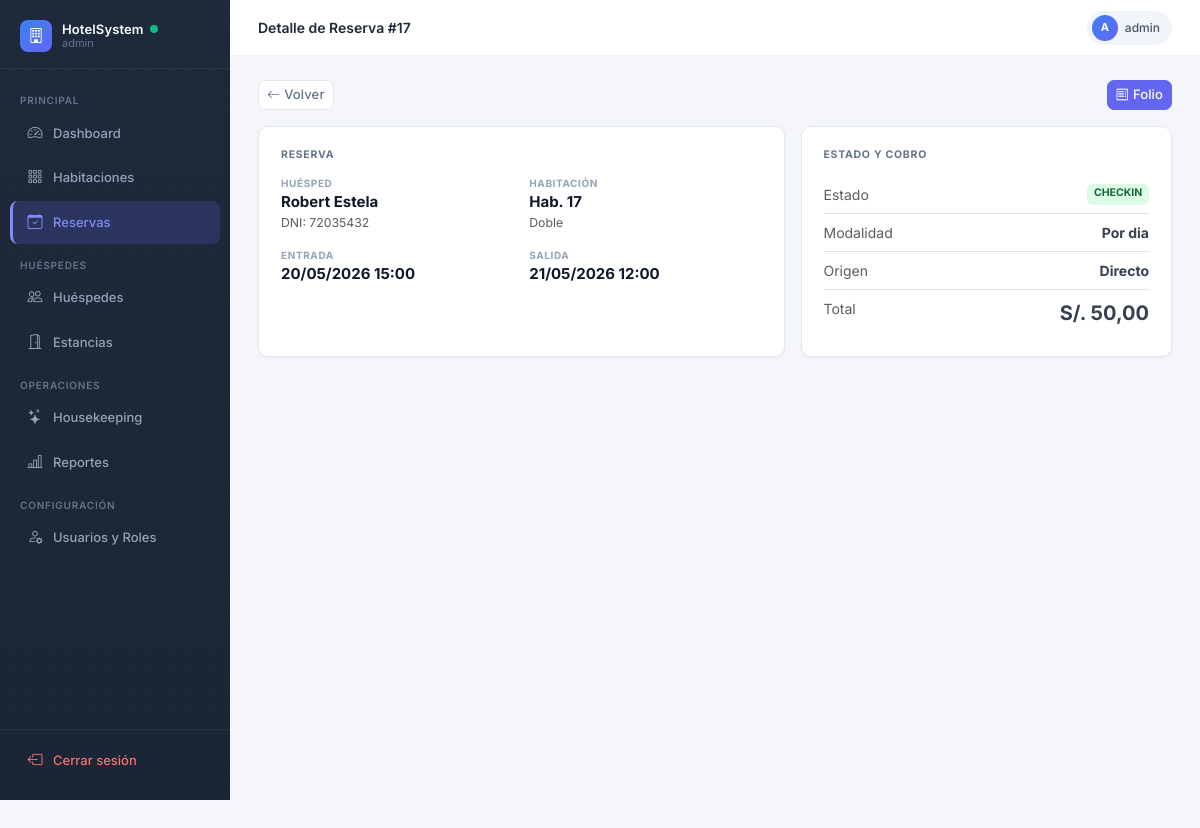
The page /reservas/17/ (signed in) on the database its author committed.
### reservas/models.py (models this page shows, shortened)
class Reserva(models.Model):
    POR_DIA = 'DIA'
    POR_HORA = 'HORA'
    MODALIDAD_CHOICES = [
        (POR_DIA, 'Por dia'),
        (POR_HORA, 'Por horas'),
    ]
    PENDIENTE = 'PENDIENTE'
    CONFIRMADA = 'CONFIRMADA'
    CHECKIN = 'CHECKIN'
    CHECKOUT = 'CHECKOUT'
    CANCELADA = 'CANCELADA'
    ESTADO_CHOICES = [
        (PENDIENTE, 'Pendiente'),
        (CONFIRMADA, 'Confirmada'),
        (CHECKIN, 'Check-In realizado'),
        (CHECKOUT, 'Check-Out realizado'),
        (CANCELADA, 'Cancelada'),
    ]
    DIRECTO = 'DIRECTO'
    WEB = 'WEB'
    AGENCIA = 'AGENCIA'
    ORIGEN_CHOICES = [
        (DIRECTO, 'Directo'),
        (WEB, 'Web'),
        (AGENCIA, 'Agencia'),
    ]
    hotel = models.ForeignKey(Hotel, on_delete=models.CASCADE, related_name='reservas')
    huesped = models.ForeignKey(Huesped, on_delete=models.CASCADE, related_name='reservas')
    habitacion = models.ForeignKey(Habitacion, on_delete=models.SET_NULL, null=True, blank=True, related_name='reservas')
    fecha_entrada = models.DateField()
    fecha_salida = models.DateField()
    fecha_hora_entrada = models.DateTimeField(null=True, blank=True)
    fecha_hora_salida = models.DateTimeField(null=True, blank=True)
    modalidad = models.CharField(max_length=10, choices=MODALIDAD_CHOICES, default=POR_DIA)
    duracion_horas = models.DecimalField(max_digits=5, decimal_places=2, default=0)
    tolerancia_minutos = models.PositiveIntegerField(default=10)
    cargo_extra_desde_minutos = models.PositiveIntegerField(default=30)
    num_adultos = models.IntegerField(default=1, validators=[MinValueValidator(1)])
    estado = models.CharField(max_length=20, choices=ESTADO_CHOICES, default=PENDIENTE)
    precio_total = models.DecimalField(max_digits=10, decimal_places=2, default=0)
    origen = models.CharField(max_length=10, choices=ORIGEN_CHOICES, default=DIRECTO)
    created_at = models.DateTimeField(auto_now_add=True)
    class Meta:
        verbose_name = 'Reserva'
        verbose_name_plural = 'Reservas'

### huespedes/models.py (models this page shows, shortened)
class Huesped(models.Model):
    DNI = 'DNI'
    PASAPORTE = 'PASAPORTE'
    CE = 'CE'
    TIPO_DOC_CHOICES = [
        (DNI, 'DNI'),
        (PASAPORTE, 'Pasaporte'),
        (CE, 'Carné de Extranjería'),
    ]
    tipo_doc = models.CharField(max_length=10, choices=TIPO_DOC_CHOICES, default=DNI)
    num_doc = models.CharField(max_length=20, unique=True)
    nombres = models.CharField(max_length=100)
    apellidos = models.CharField(max_length=100)
    email = models.EmailField(blank=True, null=True)
    telefono = models.CharField(max_length=20, blank=True, null=True)
    nacionalidad = models.CharField(max_length=50, default='Peruana')
    created_at = models.DateTimeField(auto_now_add=True)
    class Meta:
        verbose_name = 'Huésped'
        verbose_name_plural = 'Huéspedes'

### hotel/models.py (models this page shows, shortened)
class Habitacion(models.Model):
    DISPONIBLE = 'DISPONIBLE'
    OCUPADA = 'OCUPADA'
    LIMPIEZA = 'LIMPIEZA'
    MANTENIMIENTO = 'MANTENIMIENTO'
    ESTADO_CHOICES = [
        (DISPONIBLE, 'Disponible'),
        (OCUPADA, 'Ocupada'),
        (LIMPIEZA, 'En Limpieza'),
        (MANTENIMIENTO, 'En Mantenimiento'),
    ]
    hotel = models.ForeignKey(Hotel, on_delete=models.CASCADE, related_name='habitaciones')
    tipo = models.ForeignKey(TipoHabitacion, on_delete=models.CASCADE, related_name='habitaciones')
    numero = models.CharField(max_length=10)
    piso = models.IntegerField()
    estado = models.CharField(max_length=20, choices=ESTADO_CHOICES, default=DISPONIBLE)
    imagen_url = models.URLField(blank=True, null=True)
    imagenes_urls = models.JSONField(default=list, blank=True)
    class Meta:
        verbose_name = 'Habitación'
        verbose_name_plural = 'Habitaciones'
        unique_together = ['hotel', 'numero']

class TipoHabitacion(models.Model):
    hotel = models.ForeignKey(Hotel, on_delete=models.CASCADE, related_name='tipos_habitacion')
    nombre = models.CharField(max_length=100)
    capacidad = models.IntegerField(validators=[MinValueValidator(1)])
    precio_base = models.DecimalField(max_digits=10, decimal_places=2)
    amenidades = models.JSONField(default=list)
    class Meta:
        verbose_name = 'Tipo de Habitación'
        verbose_name_plural = 'Tipos de Habitación'

### views_frontend.py (the view)
# urls.py: path('reservas/<int:reserva_id>/', reserva_detalle, name='reserva_detalle'),
@login_required
def reserva_detalle(request, reserva_id):
    if not _es_recepcionista(request.user):
        return _acceso_denegado(request)
    reserva = get_object_or_404(
        Reserva.objects.select_related('huesped', 'habitacion__tipo', 'hotel'),
        id=reserva_id,
    )
    estancia = getattr(reserva, 'estancia', None)
    return render(request, 'reservas/detalle.html', {
        'reserva': reserva,
        'estancia': estancia,
    })

### views_frontend.py (called while the page is built)
def _es_admin(user):
    return user.is_superuser or user.groups.filter(name='admin').exists()

def _es_recepcionista(user):
    return _es_admin(user) or user.groups.filter(name='recepcionista').exists()

### templates/reservas/detalle.html (shortened to what this page needs)
{% extends 'base.html' %}
{% block page_title %}Detalle de Reserva #{{ reserva.id }}{% endblock %}
{% block content %}
<div class="form-shell">
  <div class="d-flex justify-content-between align-items-center mb-3">
    <a href="/reservas/" class="btn btn-sm btn-outline-secondary"><i class="bi bi-arrow-left me-1"></i>Volver</a>
    <div class="d-flex gap-2">
      {% if reserva.estado == 'PENDIENTE' or reserva.estado == 'CONFIRMADA' %}
      <a href="/reservas/{{ reserva.id }}/checkin/" class="btn btn-sm btn-success"><i class="bi bi-person-check me-1"></i>Check-in</a>
      {% elif estancia %}
      <a href="/estancias/{{ estancia.id }}/folio/" class="btn btn-sm btn-primary"><i class="bi bi-receipt me-1"></i>Folio</a>
      {% endif %}
    </div>
  </div>
  <div class="row g-3">
    <div class="col-lg-7">
      <div class="form-panel h-100">
        <div class="form-section-title">Reserva</div>
        <div class="row g-3">
          <div class="col-md-6">
            <div class="summary-label">Huésped</div>
            <div class="summary-value">{{ reserva.huesped.nombres }} {{ reserva.huesped.apellidos }}</div>
            <div class="text-muted small">{{ reserva.huesped.tipo_doc }}: {{ reserva.huesped.num_doc }}</div>
          </div>
          <div class="col-md-6">
            <div class="summary-label">Habitación</div>
            <div class="summary-value">Hab. {{ reserva.habitacion.numero|default:"Sin asignar" }}</div>
            <div class="text-muted small">{{ reserva.habitacion.tipo.nombre|default:"" }}</div>
          </div>
          <div class="col-md-6">
            <div class="summary-label">Entrada</div>
            <div class="summary-value">{{ reserva.fecha_hora_entrada|date:"d/m/Y H:i" }}</div>
          </div>
          <div class="col-md-6">
            <div class="summary-label">Salida</div>
            <div class="summary-value">{{ reserva.fecha_hora_salida|date:"d/m/Y H:i" }}</div>
          </div>
        </div>
      </div>
    </div>
    <div class="col-lg-5">
      <div class="form-panel h-100">
        <div class="form-section-title">Estado y cobro</div>
        <div class="d-flex justify-content-between py-2 border-bottom">
          <span class="text-muted">Estado</span>
          <span class="badge badge-{{ reserva.estado|lower }}">{{ reserva.estado }}</span>
        </div>
        <div class="d-flex justify-content-between py-2 border-bottom">
          <span class="text-muted">Modalidad</span>
          <strong>{{ reserva.get_modalidad_display }}</strong>
        </div>
        <div class="d-flex justify-content-between py-2 border-bottom">
          <span class="text-muted">Origen</span>
          <strong>{{ reserva.get_origen_display }}</strong>
        </div>
        <div class="d-flex justify-content-between py-2">
          <span class="text-muted">Total</span>
          <strong class="fs-5">S/. {{ reserva.precio_total }}</strong>
        </div>
      </div>
    </div>
  </div>
</div>
{% endblock %}

### templates/base.html (shortened to what this page needs)
<!DOCTYPE html>
<html lang="es">
<head>
  <link href="https://cdn.jsdelivr.net/npm/bootstrap@5.3.0/dist/css/bootstrap.min.css" rel="stylesheet">
  <link href="https://cdn.jsdelivr.net/npm/bootstrap-icons@1.11.0/font/bootstrap-icons.css" rel="stylesheet">
</head>
<body>
{% if user.is_authenticated %}
<aside class="sidebar">
  <div class="sidebar-brand">
    <div class="sidebar-brand-icon"><i class="bi bi-building"></i></div>
    <div class="sidebar-brand-text">
      <div class="sidebar-brand-name">HotelSystem <span style="width:8px;height:8px;background:#10b981;border-radius:50%;animation: pulse 2s infinite; display: inline-block;"></span></div>
      <div class="sidebar-brand-user">{{ user.username }}</div>
    </div>
  </div>
  <nav class="sidebar-nav">
    {% with groups=request.user.groups.all|stringformat:"s" %}
    {% if request.user.is_superuser or 'admin' in groups or 'recepcionista' in groups %}
    <div class="sidebar-section">Principal</div>
    <a href="/dashboard/" class="nav-link {% if request.path == '/dashboard/' %}active{% endif %}">
      <i class="bi bi-speedometer2"></i>Dashboard
    </a>
    <a href="/habitaciones/" class="nav-link {% if '/habitaciones/' in request.path %}active{% endif %}">
      <i class="bi bi-grid-3x3-gap"></i>Habitaciones
    </a>
    <a href="/reservas/" class="nav-link {% if '/reservas/' in request.path %}active{% endif %}">
      <i class="bi bi-calendar-check"></i>Reservas
    </a>
    <div class="sidebar-section">Huéspedes</div>
    <a href="/huespedes/" class="nav-link {% if '/huespedes/' in request.path %}active{% endif %}">
      <i class="bi bi-people"></i>Huéspedes
    </a>
    <a href="/estancias/" class="nav-link {% if '/estancias/' in request.path %}active{% endif %}">
      <i class="bi bi-door-open"></i>Estancias
    </a>
    {% endif %}
    <div class="sidebar-section">Operaciones</div>
    {% if request.user.is_superuser or 'admin' in groups or 'housekeeping' in groups %}
    <a href="/housekeeping/" class="nav-link {% if '/housekeeping/' in request.path %}active{% endif %}">
      <i class="bi bi-stars"></i>Housekeeping
    </a>
    {% endif %}
    {% if request.user.is_superuser or 'admin' in groups or 'recepcionista' in groups %}
    <a href="/reportes/" class="nav-link {% if '/reportes/' in request.path %}active{% endif %}">
      <i class="bi bi-bar-chart-line"></i>Reportes
    </a>
    {% endif %}
    {% if request.user.is_superuser or 'admin' in groups %}
    <div class="sidebar-section">Configuración</div>
    <a href="/usuarios/" class="nav-link {% if '/usuarios/' in request.path %}active{% endif %}">
      <i class="bi bi-person-gear"></i>Usuarios y Roles
    </a>
    {% endif %}
    {% endwith %}
  </nav>
  <div class="sidebar-footer">
    <a href="/logout/" class="nav-link logout">
      <i class="bi bi-box-arrow-left"></i>Cerrar sesión
    </a>
  </div>
</aside>
<header class="navbar-top">
  <span class="navbar-top-title">{% block page_title %}{% endblock %}</span>
  <div class="user-chip">
    <div class="user-chip-avatar">{{ user.username|slice:":1"|upper }}</div>
    {{ user.username }}
  </div>
</header>
<main class="main-content">
  {% block content %}{% endblock %}
</main>
{% else %}
{% block auth_content %}{% endblock %}
{% endif %}
</body>
</html>

### templates/base.html (style rules this page uses)
*, *::before, *::after { box-sizing: border-box; transition: background-color 0.15s ease, border-color 0.15s ease, box-shadow 0.15s ease, transform 0.15s ease; }
body { font-family: 'Inter', system-ui, sans-serif; background: #f5f6fa; color: #374151; font-size: 14px; -webkit-font-smoothing: antialiased; }
h1, h2, h3, h4, h5, h6, .navbar-top-title, .form-section-title { color: #1f2937; }
.sidebar { width: 230px; min-height: 100vh; background: linear-gradient(180deg, #1e2a3b 0%, #1a2535 100%); background-image: radial-gradient(circle, rgba(255,255,255,0.03) 1px, transparent 1px), linear-gradient(180deg, #1e2a3b 0%, #1a2535 100%); background-size: 20px 20px, 100% 100%; position: fixed; top: 0; left: 0; z-index: 100; display: flex; flex-direction: column; padding: 0; }
.sidebar-brand { display: flex; align-items: center; gap: 10px; padding: 20px 20px 16px; border-bottom: 1px solid rgba(255,255,255,.06); }
.sidebar-brand-icon { width: 32px; height: 32px; border-radius: 8px; background: linear-gradient(135deg, #3b82f6, #6366f1); display: flex; align-items: center; justify-content: center; color: #fff; font-size: 15px; flex-shrink: 0; }
.sidebar-brand-text { line-height: 1.2; }
.sidebar-brand-name { color: #f8fafc; font-size: 13px; font-weight: 600; letter-spacing: .01em; display: flex; align-items: center; gap: 6px; }
.sidebar-brand-user { color: #64748b; font-size: 11px; }
.sidebar-nav { padding: 12px 10px; flex: 1; }
.sidebar-section { color: #64748b; font-size: 10px; font-weight: 600; letter-spacing: .08em; text-transform: uppercase; padding: 12px 10px 4px; }
.nav-link { display: flex; align-items: center; gap: 9px; color: #94a3b8; font-size: 13px; font-weight: 500; padding: 10px 16px; border-radius: 8px; margin-bottom: 2px; transition: background .15s, color .15s, transform .15s, padding .15s, border .15s; text-decoration: none; border-left: 0px solid transparent; }
.nav-link i { font-size: 15px; flex-shrink: 0; width: 18px; text-align: center; }
.nav-link.active { background: rgba(99,102,241,.2); color: #818cf8; border-left: 3px solid #818cf8; padding-left: 13px; }
.nav-link.active i { color: #818cf8; }
.sidebar-footer { padding: 10px 10px 16px; border-top: 1px solid rgba(255,255,255,.06); }
.nav-link.logout { color: #f87171; }
.navbar-top { margin-left: 230px; position: sticky; top: 0; z-index: 99; background: #fff; border-bottom: 1px solid #f1f5f9; padding: 0 28px; height: 56px; display: flex; align-items: center; justify-content: space-between; }
.navbar-top-title { font-size: 14px; font-weight: 600; color: #1f2937; }
.user-chip { display: flex; align-items: center; gap: 7px; background: #f1f5f9; border-radius: 20px; padding: 4px 12px 4px 5px; font-size: 12px; font-weight: 500; color: #475569; }
.user-chip-avatar { width: 26px; height: 26px; border-radius: 50%; background: linear-gradient(135deg, #3b82f6, #6366f1); color: #fff; font-size: 11px; font-weight: 700; display: flex; align-items: center; justify-content: center; }
.main-content { margin-left: 230px; padding: 24px 28px; min-height: 100vh; }
.btn { font-family: inherit; font-weight: 500; border-radius: 7px; transition: all .15s; font-size: 13px; letter-spacing: .01em; }
.btn-primary { background: #6366f1; border-color: #6366f1; position: relative; overflow: hidden; }
.btn-outline-secondary { border-color: #e2e8f0; color: #64748b; background: #fff; }
.badge-checkin { background: #dcfce7; color: #166534; }
.form-shell { max-width: 980px; margin: 0 auto; }
.form-panel { background: #fff; border: 1px solid #e2e8f0; border-radius: 10px; padding: 20px 22px; box-shadow: 0 1px 3px rgba(15,23,42,.04); }
.form-section-title { font-size: 10.5px; font-weight: 700; color: #64748b; text-transform: uppercase; letter-spacing: .07em; margin-bottom: 14px; }
.summary-label { color: #94a3b8; font-size: 10px; font-weight: 700; text-transform: uppercase; letter-spacing: .06em; }
.summary-value { color: #0f172a; font-weight: 700; font-size: 15px; }

### rows shown on the page
Reserva: id "17", huesped.nombres "Robert", huesped.apellidos "Estela", huesped.tipo_doc "DNI", huesped.num_doc "72035432", habitacion.numero "17", habitacion.tipo.nombre "Doble", fecha_hora_entrada "20/05/2026 15:00", fecha_hora_salida "21/05/2026 12:00", estado "CHECKIN", modalidad "Por dia", origen "Directo", precio_total "50,00"

### other values the page prints
{{ user.username }} "admin"
{{ user.username|slice:":1"|upper }} "A"
